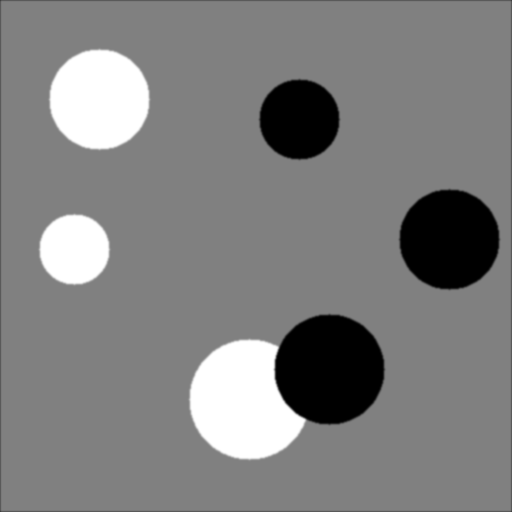
%> input picture Methods/Hough_Transform/circlesBrightDark.png, 512 x 512 px
$ octave --eval "result = lab5houghlines(imread('circlesBrightDark.png'));"   (GNU Octave 9; MATLAB toolbox functions it lacks are replaced by stand-ins)
%> lines starting %> are read from the running program, lines starting %| are printed output that depends on the picture
function [ImBW,H,T,R] = lab5houghlines(Im)

Im = rgb2gray(Im);
%> Im is the input picture: size 512x512 uint8; min 0, max 255, mean 127.1
Im = double(Im);
%> Im: size 512x512 double
Im = imgaussfilt(Im);
ImBW = edge(Im,'Canny');
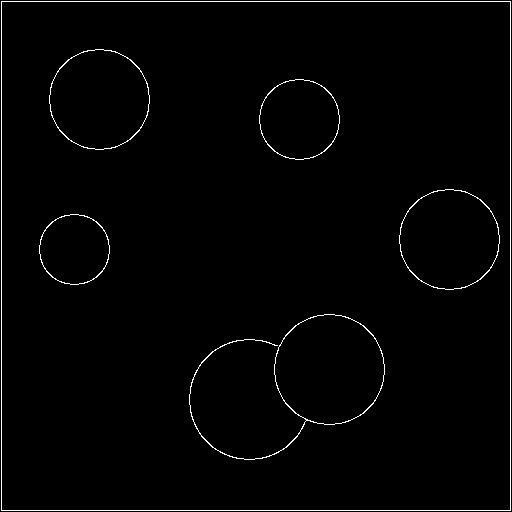
%> ImBW: size 512x512 logical; 1.5% white in thin lines or dots
[H,T,R] = hough(ImBW);
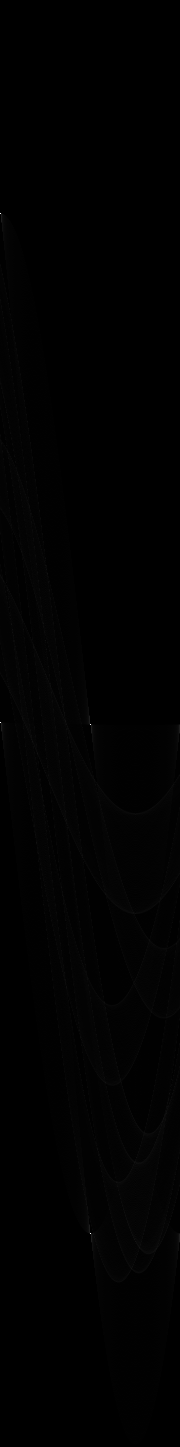
%> H: size 1447x180 double; min 0, max 510, mean 2.7; drawn with min black and max white
%> T = 180 values from -90 to 89; R = 1447 values from -723 to 723

imshow(H,[],'XData',T,'YData',R,'InitialMagnification','fit');
xlabel('\theta'); ylabel('\rho');
title('Hough Transform');
axis on; axis normal; hold on;
colormap(gca,hot);

P = houghpeaks(H,20,'threshold',ceil(0.5*max(H(:))));
%> P = [214 1; 723 1; 725 91; 1234 91]
x = T(P(:,2)); y = R(P(:,1));
%> after `x = T(P(:,2))`: x = [-90 -90 0 0]
%> after `y = R(P(:,1))`: y = [-510 -1 1 510]
plot(x,y,'s','color','white');
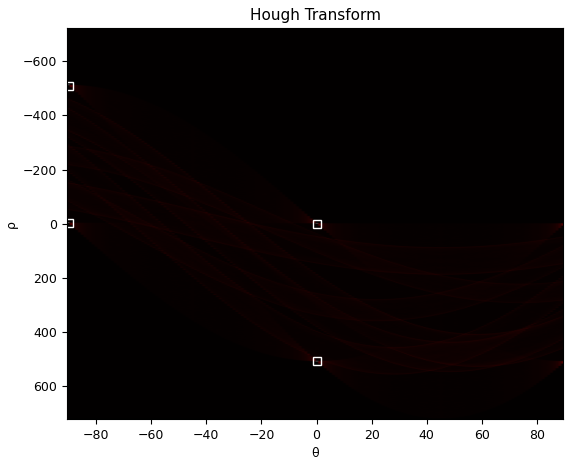
%> figure redrawn from the program's plot data

%> (the run ends here)
